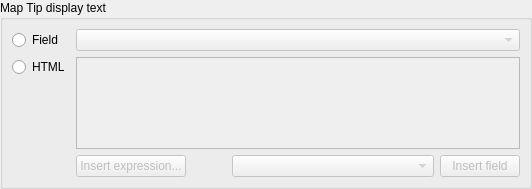
             <widget class="QWidget" name="scrollAreaWidgetContents_10">
              <property name="geometry">
               <rect>
                <x>0</x>
                <y>0</y>
                <width>532</width>
                <height>189</height>
               </rect>
              </property>
              <layout class="QVBoxLayout" name="verticalLayout_26">
               <property name="margin">
                <number>0</number>
               </property>
               <item>
                <widget class="QGroupBox" name="groupBox_2">
                 <property name="title">
                  <string>Map Tip display text</string>
                 </property>
                 <property name="syncGroup" stdset="0">
                  <string notr="true">vectordisplay</string>
                 </property>
                 <layout class="QGridLayout" name="gridLayout_18">
                  <item row="4" column="2">
                   <layout class="QHBoxLayout" name="horizontalLayout_14">
                    <item>
                     <widget class="QPushButton" name="insertExpressionButton">
                      <property name="enabled">
                       <bool>false</bool>
                      </property>
                      <property name="sizePolicy">
                       <sizepolicy hsizetype="Fixed" vsizetype="Fixed">
                        <horstretch>0</horstretch>
                        <verstretch>0</verstretch>
                       </sizepolicy>
                      </property>
                      <property name="toolTip">
                       <string>Inserts an expression into the action</string>
                      </property>
                      <property name="text">
                       <string>Insert expression...</string>
                      </property>
                     </widget>
                    </item>
                    <item>
                     <spacer name="horizontalSpacer_4">
                      <property name="orientation">
                       <enum>Qt::Horizontal</enum>
                      </property>
                      <property name="sizeType">
                       <enum>QSizePolicy::Fixed</enum>
                      </property>
                      <property name="sizeHint" stdset="0">
                       <size>
                        <width>40</width>
                        <height>20</height>
                       </size>
                      </property>
                     </spacer>
                    </item>
                    <item>
                     <widget class="QComboBox" name="fieldComboBox">
                      <property name="enabled">
                       <bool>false</bool>
                      </property>
                      <property name="toolTip">
                       <string>The valid attribute names for this layer</string>
                      </property>
                     </widget>
                    </item>
                    <item>
                     <widget class="QPushButton" name="insertFieldButton">
                      <property name="enabled">
                       <bool>false</bool>
                      </property>
                      <property name="sizePolicy">
                       <sizepolicy hsizetype="Fixed" vsizetype="Fixed">
                        <horstretch>0</horstretch>
                        <verstretch>0</verstretch>
                       </sizepolicy>
                      </property>
                      <property name="toolTip">
                       <string>Inserts the selected field into the action</string>
                      </property>
                      <property name="text">
                       <string>Insert field</string>
                      </property>
                     </widget>
                    </item>
                   </layout>
                  </item>
                  <item row="2" column="2">
                   <widget class="QTextEdit" name="htmlMapTip">
                    <property name="enabled">
                     <bool>false</bool>
                    </property>
                   </widget>
                  </item>
                  <item row="2" column="0">
                   <layout class="QVBoxLayout" name="verticalLayout_5">
                    <item>
                     <widget class="QRadioButton" name="htmlRadio">
                      <property name="text">
                       <string>HTML</string>
                      </property>
                     </widget>
                    </item>
                    <item>
                     <spacer name="verticalSpacer_2">
                      <property name="orientation">
                       <enum>Qt::Vertical</enum>
                      </property>
                      <property name="sizeHint" stdset="0">
                       <size>
                        <width>20</width>
                        <height>0</height>
                       </size>
                      </property>
                     </spacer>
                    </item>
                   </layout>
                  </item>
                  <item row="1" column="0">
                   <layout class="QVBoxLayout" name="verticalLayout_6">
                    <item>
                     <widget class="QRadioButton" name="fieldComboRadio">
                      <property name="text">
                       <string>Field</string>
                      </property>
                     </widget>
                    </item>
                   </layout>
                  </item>
                  <item row="1" column="2">
                   <widget class="QComboBox" name="displayFieldComboBox">
                    <property name="enabled">
                     <bool>false</bool>
                    </property>
                   </widget>
                  </item>
                 </layout>
                </widget>
               </item>
              </layout>
             </widget>
